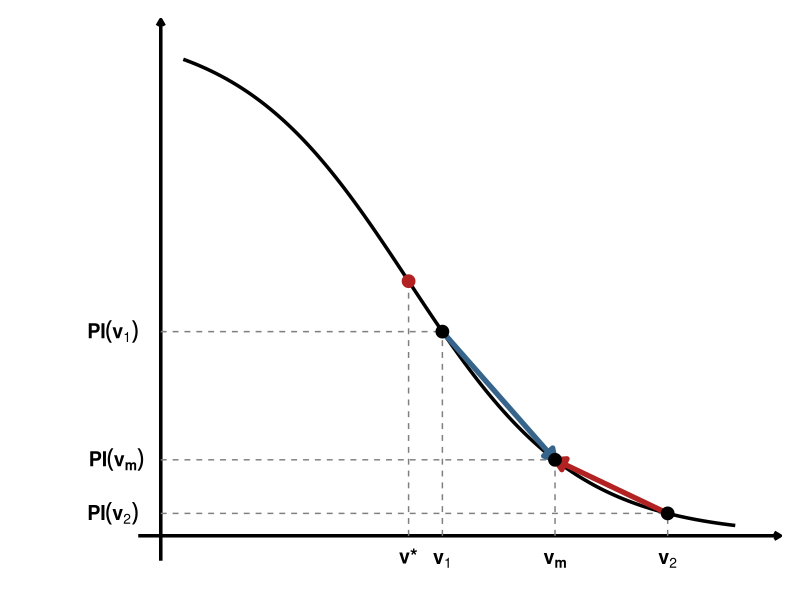

Generate this figure with R:
#--------------------------------------------------------------
# Schematic illustration using a convex downward function PI(v)
#--------------------------------------------------------------
library(ggplot2)
library(grid)

xmin <- -0.1; xmax <- 0.75
ymin <- -0.0109; ymax <- 0.06

L <- 0.0592
k <- -13.39
x0 <- 0.42
f <- function(x) L / (1 + exp(-k * (x - x0)))

v1  <- 0.45; vm  <- 0.55; v2 <- 0.65
A1  <- c(v1,  f(v1));  Am <- c(vm, f(vm));  A2 <- c(v2, f(v2))

df_curve  <- data.frame(x = seq(0+0.22, xmax-0.04, length.out = 200))
df_curve$y <- f(df_curve$x)

df_vline  <- data.frame(x = c(v1, vm, v2), yend = c(A1[2], Am[2], A2[2]))
df_hline  <- data.frame(x = c(A1[1], Am[1], A2[1]), y = c(A1[2], Am[2], A2[2]))
df_points <- data.frame(x = c(A1[1], Am[1], A2[1]), y = c(A1[2], Am[2], A2[2]))

df_xlbl <- data.frame(
  x     = c(v1, vm, v2),
  y     = rep(-0.002, 3),
  label = c("bold(v[1])", "bold(v[m])", "bold(v[2])")
)

df_ylbl <- data.frame(
  x     = c(0.2-0.02,0.2-0.015,0.2-0.02),
  y     = c(A1[2], Am[2], A2[2]),
  label = c("bold(PI(v[1]))",
            "bold(PI(v[m]))",
            "bold(PI(v[2]))")
)

v_star <- 0.42
y_star <- f(v_star)
df_star <- data.frame(x = v_star, y = y_star)

df_vstar_vline <- data.frame(x = v_star, yend = y_star)
df_vstar_xlbl <- data.frame(
  x     = v_star,
  y     = -0.002+0.00052,
  label = "v*"
)

df_vstar_ylbl <- data.frame(
  x     = 0.2 - 0.015,
  y     = y_star,
  label = "bold(PI(v^\"*\"))"
)

p <- ggplot() +
  geom_blank(data = data.frame(x = c(xmin, xmax), y = c(ymin, ymax)),
             aes(x, y)) +
  
  geom_segment(aes(x = xmin+0.28, y = 0, xend = xmax, yend = 0),
               arrow = arrow(length = unit(0.07, "inches"), ends = "last"),
               size = 1.2) +
  
  geom_segment(aes(x = xmin+0.3, y = ymin+0.008, xend = xmin+0.3, yend = ymax),
               arrow = arrow(length = unit(0.07, "inches"), ends = "last"),
               size = 1.2) +
  
  geom_line(data = df_curve, aes(x, y), size = 1.2) +
  
  geom_segment(data = df_vline,
               aes(x = x, xend = x, y = 0, yend = yend),
               linetype = "dashed", color = "gray50") +
  
  geom_segment(data = df_hline,
               aes(x = xmin+0.3, xend = x, y = y, yend = y),
               linetype = "dashed", color = "gray50") +
  
  geom_segment(data = df_vstar_vline,
               aes(x = x, xend = x, y = 0, yend = yend),
               linetype = "dashed", color = "gray50") +
  
  
  geom_segment(aes(x = A1[1], y = A1[2], xend = Am[1], yend = Am[2]),
               arrow = arrow(length = unit(0.12, "inches"), type = "closed"),
               color = "steelblue4", size = 1.8) +
  
  geom_segment(aes(x = A2[1], y = A2[2], xend = Am[1], yend = Am[2]),
               arrow = arrow(length = unit(0.12, "inches"), type = "closed"),
               color = "firebrick", size = 1.8) +
  
  geom_point(data = df_points, aes(x, y), size = 4) +
  geom_point(data = df_star, aes(x, y), size = 4, color = "firebrick") +
  
  geom_text(data = df_xlbl, aes(x = x, y = y, label = label),
            parse = TRUE, vjust = 1, size = 5, fontface = "bold") +
  
  geom_text(data = df_ylbl, aes(x = x, y = y, label = label),
            parse = TRUE, hjust = 1, size = 5, fontface = "bold") +
  
  geom_text(data = df_vstar_xlbl, aes(x = x, y = y, label = label),
            vjust = 1, size = 5, fontface = "bold") +
  
  
  theme_void() +
  coord_cartesian(xlim = c(xmin, xmax),
                  ylim = c(ymin, ymax),
                  expand = FALSE,
                  clip = "off") +
  theme(plot.margin = unit(c(5, 5, -7.5, -45), "mm"))

ggsave("figures/Fig4.svg", p,
       width = 5.6, height = 4.4, units = "in", device = "svg")

